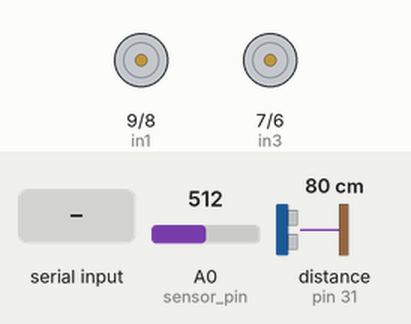
Simulated run of this sketch. Board: Arduino Mega 2560, built with avr-gcc and run on an emulated ATmega2560. Parts: motor-driver pin pairs drawn as motors (green arrow = first pin HIGH = forward, orange = second pin HIGH = backward, longer = more drive, scaled by the enable pin). Wiring (inferred from the names in the program): ultrasonic range finder: trigger pin 30; echo pin 31. The inputs (shaded band) are chosen by the test bench; at power-on: A0 (sensor_pin) = 512, distance to the obstacle (sensor on pin 31) 80 cm. The echo pulse lasts 58.3 µs per cm; what the sketch prints to the serial monitor is not drawn.

Above: at 1.2 s.
1.3 s: A0 (sensor_pin) set to 540
3.6 s: A0 (sensor_pin) set to 565
At 3.79 s:
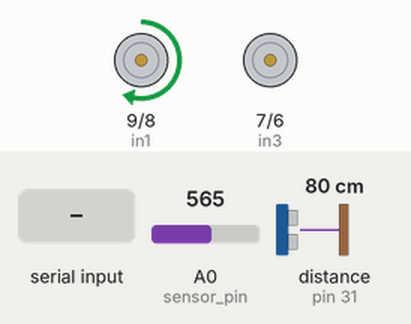
6.6 s: "1" received over the second serial link
At 7.8 s:
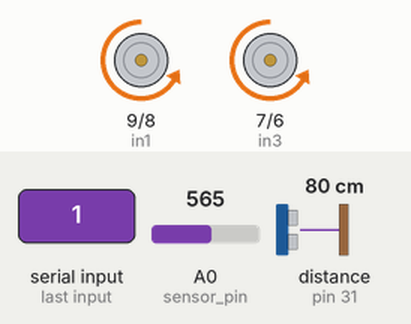
Timing chart, 0 to 9.6 s (numbered marks = the images above; inputs shaded):
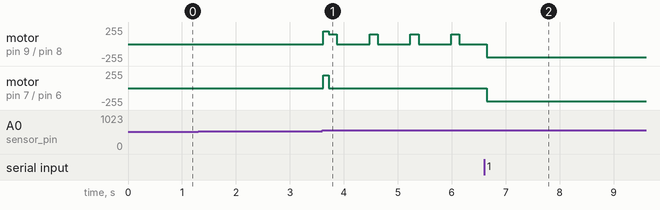

The sketch:

sketch_dec07b-receiver.ino
```cpp
#include <Wire.h>

#include <SoftwareSerial.h>
/*
 * Connects for thr sensor with arduino:
 * VCC - VCC
 * GND - GND
 * A0 (analog output) - A0 (analog pin on the arduino or any other analog pin)
 * NOTE: for the sensore, we can connect it to digtial pins using the D0 pin on the sensor and use digitalRead(DigitalPinNO) insted analogRead()
 */

//SoftwareSerial hc06(19,18);
char c ;
int enA = 10;
int enB = 5;
int in1 = 9;
int in2 = 8;
int in3 = 7;
int in4 = 6;
bool flag = true;
bool once = true;
const int sensor_pin = A0; // Soil Sensor input at Analog PIN A0
int output_value ;
bool FindLaser = false;
//************
#define TRIGGER_PIN_1   30
#define ECHO_PIN_1      31
int echoTimeOne;             //time in us
float distanceOne;           //distance in
//***** First backward Ultrasonic**********

void setup(){
  //Initialize Serial Monitor
  Serial.begin(9600);
   Serial2.begin(38400);
 // Serial.println("ENTER AT Commands:");
    Wire.begin();
   pinMode(TRIGGER_PIN_1, OUTPUT);
  pinMode(ECHO_PIN_1, INPUT);
  digitalWrite(TRIGGER_PIN_1, LOW);
 // Serial3.write("hi to serial 0");
 // Serial.write("hi to serial1");
  pinMode(in1, OUTPUT);
  pinMode(in2, OUTPUT);
  pinMode(in3, OUTPUT);
  pinMode(in4, OUTPUT);
  pinMode(enA, OUTPUT);
  pinMode(enB, OUTPUT);

}

void loop(){
  //Write data from HC06 to Serial Monitor
  output_value= analogRead(sensor_pin);
    output_value = map(output_value,550,10,0,100);
  // Serial.print("Mositure : ");
  // Serial.print(output_value);

  distanceOne = Ultrasonic_One();//approx 29
  Serial.print("dis : ");
   Serial.print(distanceOne);
  if(output_value<0){
    FindLaser = true;
  }
  if (Serial2.available() > 0){
          c = Serial2.read();
            Serial.println("vv");
             FindLaser = false;
            once = false;
        Serial.println(c);
        backwards();
        if(distanceOne < 30)
        {
          stopp();
          Serial2.write("t");
          if(output_value>0){
             Serial2.write("t");
          }
        }

  }//if
  if(FindLaser){
    if(flag){  forward();
     flag=false;
    }// if flag
    delay(100);
    if(once == true){
      right();
      delay(150);
      stopp();

  }//if once
  delay(200);
}//if for the hum sensor
}//loop


void right() {
  analogWrite(enA, 150);
  //analogWrite(enB, 160);
 digitalWrite(in1, HIGH);
    digitalWrite(in2, LOW);
    digitalWrite(in3, LOW);
    digitalWrite(in4, LOW);
   // forward();
}

void forward() {
      analogWrite(enA, 190);
    analogWrite(enB, 190);
 digitalWrite(in1, HIGH);
    digitalWrite(in2, LOW);
    digitalWrite(in3, HIGH);
    digitalWrite(in4, LOW);
}
void left() {
      analogWrite(enA, 100);
    analogWrite(enB, 100);
 digitalWrite(in1, LOW);
    digitalWrite(in2, LOW);
    digitalWrite(in3, HIGH);
    digitalWrite(in4, LOW);
    delay(3000);
    //forward();
}
void backwards() {
      analogWrite(enA, 200);
    analogWrite(enB, 200);
 digitalWrite(in1, LOW);
    digitalWrite(in2, HIGH);
    digitalWrite(in3, LOW);
    digitalWrite(in4, HIGH);
}
void stopp() {
  analogWrite(enA, 0);
  analogWrite(enB, 0);
 digitalWrite(in1, LOW);
    digitalWrite(in2, LOW);
    digitalWrite(in3, LOW);
    digitalWrite(in4, LOW);
    delay(300);
    //forward();
}
int Ultrasonic_One(){
  int distance;
  digitalWrite(TRIGGER_PIN_1, HIGH);    //send trigger pulse
  delayMicroseconds(10);
  digitalWrite(TRIGGER_PIN_1, LOW);
  echoTimeOne = pulseIn(ECHO_PIN_1, HIGH); //capture the echo signal and determine duration of pulse when HIGH
 // distance = (echoTime*0.034*10)/2;    //obtain distance (in mm), from time
 distance = (echoTimeOne*0.034)/2;    //obtain distance (in cm), from time
 return distance;
}
```

Measured:
- the behaviour switches between 555 and 556 on A0 (sensor_pin) (found by bisection; images 0 and 1)
- after the input at 1.3 s, every drawn part: stays the same
- after the input at 3.6 s, motor on pin 9 (in1) / pin 8 (in2): stopped → forward 190/255 at once, then repeats every 0.76 s: forward 150/255 0.15 s, stopped 0.61 s; motor on pin 7 (in3) / pin 6 (in4): stopped → forward 190/255 at once, → stopped 0.10 s later
- after the input at 6.6 s, motor on pin 7 (in3) / pin 6 (in4): stopped → backward 200/255 after 0.05 s
